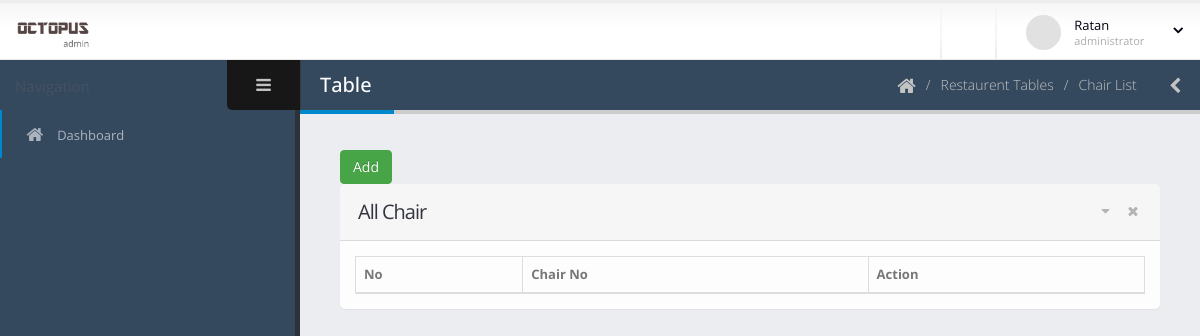
Before: /dashboard/view-chair-list.php?table_id=19 (signed in) with the older database file.
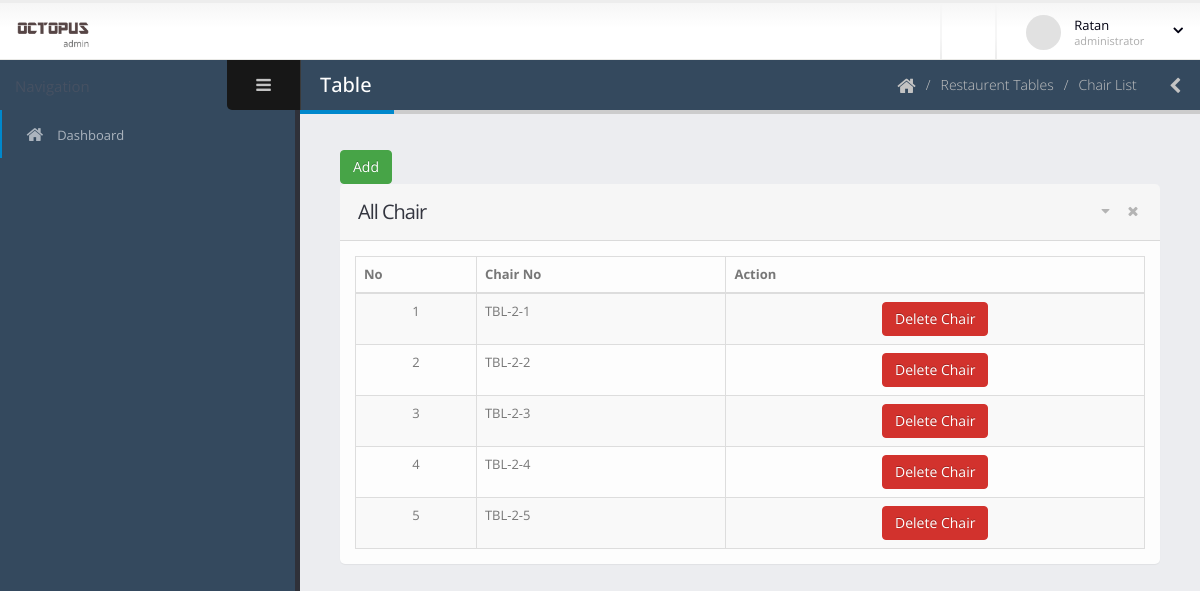
After: the same page with the newer database file.
### tables this page shows
CREATE TABLE `restaurant_chair` (
  `id` int(11) NOT NULL,
  `tbl_id` int(11) DEFAULT NULL,
  `chair_no` varchar(30) DEFAULT NULL
);

### dashboard/view-chair-list.php (the view, shortened to what this page needs)
<?php include 'template/header.php';
?>
	<body>
		<section class="body">
			<?php include 'template/top-bar.php'; ?>
			<div class="inner-wrapper">
				<?php include 'template/left-bar.php'; ?>
				<section role="main" class="content-body">
					<header class="page-header">
						<h2>Table</h2>
						<div class="right-wrapper pull-right">
							<ol class="breadcrumbs">
								<li>
									<a href="index.php">
										<i class="fa fa-home"></i>
									</a>
								</li>
								<li><span>Restaurent Tables</span></li>
								<li><span>Chair List</span></li>
							</ol>
							<a class="sidebar-right-toggle" data-open="sidebar-right"><i class="fa fa-chevron-left"></i></a>
						</div>
					</header>
						<section class="panel">
							<a href="#exampleModal" class="btn btn-success"  data-toggle="modal" >Add</a>
							<header class="panel-heading">
								<div class="panel-actions">
									<a href="#" class="fa fa-caret-down"></a>
									<a href="#" class="fa fa-times"></a>
								</div>
								<h2 class="panel-title">All Chair</h2>
							</header>
							<div class="panel-body">
								<table class="table table-bordered table-striped mb-none" id="datatable-tabletools" data-swf-path="assets/vendor/jquery-datatables/extras/TableTools/swf/copy_csv_xls_pdf.swf">
									<thead>
										<tr>
											<th>No</th>
											<th>Chair No</th>
											<th class="hidden-phone">Action</th>
										</tr>
									</thead>
									<tbody>
										<?php
										$count = 1;
										$con = connect();
										$tbl_id = $_GET['table_id'];
										$sql = "SELECT * FROM `restaurant_chair` WHERE tbl_id = '$tbl_id' ;";
										$result = $con->query($sql);
										foreach ($result as $r) {
										?>
										<tr class="gradeX">
											<td class="center hidden-phone"><?php echo $count; ?></td>
											<td><?php echo $r['chair_no']; ?></td>
											<td class="center hidden-phone">
												<a href="delete-chair.php?chair_id=<?php echo $r['id'];?>&tbl_id=<?php echo $tbl_id;?>" class="btn btn-danger"  onclick="if (!Done()) return false; ">Delete Chair</a>
											</td>
										</tr>
										<?php $count++; } ?>
									</tbody>
								</table>
							</div>
						</section>
				</section>
			</div>
		</section>
	</body>
</html>

### dashboard/template/header.php (shortened to what this page needs)
<!doctype html>
<html class="fixed">
	<head>
		<link rel="stylesheet" href="assets/vendor/bootstrap/css/bootstrap.css" />
		<link rel="stylesheet" href="assets/vendor/font-awesome/css/font-awesome.css" />
		<link rel="stylesheet" href="assets/vendor/magnific-popup/magnific-popup.css" />
		<link rel="stylesheet" href="assets/vendor/bootstrap-datepicker/css/datepicker3.css" />
		<link rel="stylesheet" href="assets/vendor/jquery-ui/css/ui-lightness/jquery-ui-1.10.4.custom.css" />
		<link rel="stylesheet" href="assets/vendor/bootstrap-multiselect/bootstrap-multiselect.css" />
		<link rel="stylesheet" href="assets/vendor/morris/morris.css" />
		<link rel="stylesheet" href="assets/vendor/select2/select2.css" />
		<link rel="stylesheet" href="assets/vendor/jquery-datatables-bs3/assets/css/datatables.css" />
		<link rel="stylesheet" href="assets/stylesheets/theme.css" />
		<link rel="stylesheet" href="assets/stylesheets/skins/default.css" />
		<link rel="stylesheet" href="assets/stylesheets/theme-custom.css">
		<link href="https://pro-next.fontawesome.com/releases/v5.7.2/css/all.css" data-prerender="keep" rel="stylesheet">
	</head>

### dashboard/template/top-bar.php (shortened to what this page needs)
<header class="header">
				<div class="logo-container">
					<a href="index.php" class="logo">
						<img src="assets/images/logo.png" height="35" alt="JSOFT Admin" />
					</a>
				</div>
				<div class="header-right">
					<span class="separator"></span>
					<span class="separator"></span>
					<div id="userbox" class="userbox">
						<a href="#" data-toggle="dropdown">
							<figure class="profile-picture">
								<img src="assets/images/!logged-user.jpg" alt="Joseph Doe" class="img-circle" data-lock-picture="assets/images/!logged-user.jpg" />
							</figure>
							<div class="profile-info" data-lock-name="John Doe" data-lock-email="johndoe@JSOFT.com">
								<span class="name"><?php echo $_SESSION['name']; ?></span>
								<span class="role">administrator</span>
							</div>
							<i class="fa custom-caret"></i>
						</a>
					</div>
				</div>
			</header>

### dashboard/template/left-bar.php (shortened to what this page needs)
<aside id="sidebar-left" class="sidebar-left">
	<div class="sidebar-header">
		<div class="sidebar-title">
		</div>
		<div class="sidebar-toggle hidden-xs" data-toggle-class="sidebar-left-collapsed" data-target="html" data-fire-event="sidebar-left-toggle">
			<i class="fa fa-bars" aria-label="Toggle sidebar"></i>
		</div>
	</div>
	<div class="nano">
		<div class="nano-content">
			<nav id="menu" class="nav-main" role="navigation">
				<ul class="nav nav-main">
					<li class="nav-active">
						<a href="index.php">
							<i class="fa fa-home" aria-hidden="true"></i>
							<span>Dashboard</span>
						</a>
					</li>
				</ul>
			</nav>
			<hr class="separator" />
		</div>
	</div>
</aside>

### dashboard/assets/stylesheets/skins/default.css (style rules this page uses)
a, .btn-link { color: #0088cc; }
body .btn-success { color: #ffffff; text-shadow: 0 -1px 0 rgba(0, 0, 0, 0.25); background-color: #47a447; border-color: #47a447; }
body .btn-danger { color: #ffffff; text-shadow: 0 -1px 0 rgba(0, 0, 0, 0.25); background-color: #d2322d; border-color: #d2322d; }
.page-header h2 { border-bottom-color: #0088cc; }
ul.nav-main > li.nav-active > a { box-shadow: 2px 0 0 #0088cc inset; }

Changed rows visible on the page:
added restaurant_chair: chair_no "TBL-2-1"
added restaurant_chair: chair_no "TBL-2-2"
added restaurant_chair: chair_no "TBL-2-3"
added restaurant_chair: chair_no "TBL-2-4"
added restaurant_chair: chair_no "TBL-2-5"
